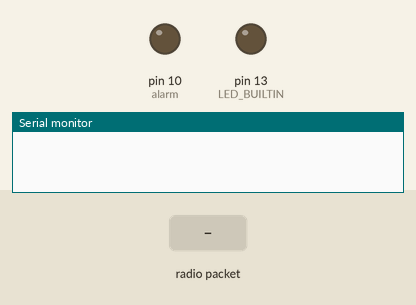
This sketch was run on a simulated Arduino Uno, built with avr-gcc and run on an emulated ATmega328P. On the bench: output pins drawn as LEDs (lit = HIGH), the last lines printed to the serial monitor. The test bench sets the inputs (shaded band). No radio packets arrive unless stated.

Above: at 1.2 s.
1.3 s: radio packet "1" arrives
At 1.8 s:
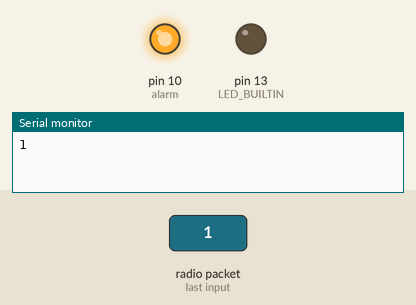
Timing chart, 0 to 7.8 s (numbered marks = the images above; inputs shaded):
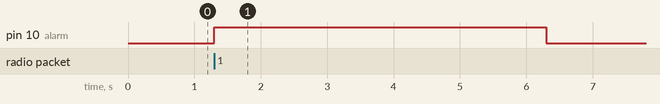

Measured:
- after the input at 1.3 s, pin 10 (alarm): LOW → HIGH at once, → LOW 5.0 s later

The sketch:

NODE_1.ino
```cpp
//Include Libraries
#include <SPI.h>
#include <nRF24L01.h>
#include <RF24.h>
//int LedPin = 13;
//create an RF24 object
RF24 radio(9, 8);  // CE, CSN
int alarm = 10;
//address through which two modules communicate.
const byte address[6] = "00001";
const byte address1[6] = "00002";

void setup()
{
  while (!Serial);
  Serial.begin(9600);
  pinMode(alarm, OUTPUT);
  digitalWrite(alarm, LOW);
  pinMode(LED_BUILTIN, OUTPUT);
  radio.begin();

  radio.openReadingPipe(0, address);
  radio.startListening();
}

void loop()
{
  //Read the data if available in buffer
  if (radio.available())
  {
    char text[32] = {0};
   // char text1[] = "FireInInnoLounge";
    radio.read(&text, sizeof(text));
    Serial.println(text);
    //digitalWrite(LED_BUILTIN, HIGH);
    radio.stopListening();
    radio.openWritingPipe(address1);
    radio.write(&text, sizeof(text));
    digitalWrite(alarm, HIGH);
    delay(5000);
    digitalWrite(alarm, LOW);
    //delay(1000);
  }

}
```
